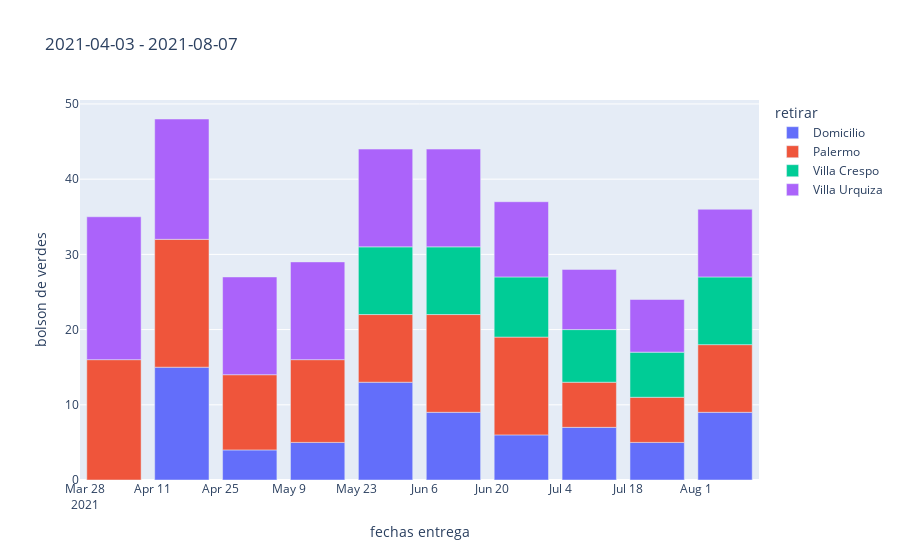

This figure's notebook cell:
### Code cell
fecha_inicial = '2021-04-03'
fecha_final = '2021-08-07'
producto = 'bolson de verdes'

graficar_producto_por_fecha_inicial_final(df, producto, fecha_inicial, fecha_final)

### Figure 1 — Plotly figure (JSON) as saved in the notebook; plotly's stock layout.template omitted (floating-point values rounded to 4 significant figures)
{"data": [{"alignmentgroup": "True", "hovertemplate": "retirar=Domicilio<br>fechas entrega=%{x}<br>bolson de verdes=%{y}<extra></extra>", "legendgroup": "Domicilio", "marker": {"color": "#636efa", "pattern": {"shape": ""}}, "name": "Domicilio", "offsetgroup": "Domicilio", "orientation": "v", "showlegend": true, "textposition": "auto", "type": "bar", "x": ["2021-04-17T00:00:00", "2021-05-01T00:00:00", "2021-05-15T00:00:00", "2021-05-29T00:00:00", "2021-06-12T00:00:00", "2021-06-26T00:00:00", "2021-07-10T00:00:00", "2021-07-24T00:00:00", "2021-08-07T00:00:00"], "xaxis": "x", "y": [15, 4, 5, 13, 9, 6, 7, 5, 9], "yaxis": "y"}, {"alignmentgroup": "True", "hovertemplate": "retirar=Palermo<br>fechas entrega=%{x}<br>bolson de verdes=%{y}<extra></extra>", "legendgroup": "Palermo", "marker": {"color": "#EF553B", "pattern": {"shape": ""}}, "name": "Palermo", "offsetgroup": "Palermo", "orientation": "v", "showlegend": true, "textposition": "auto", "type": "bar", "x": ["2021-04-03T00:00:00", "2021-04-17T00:00:00", "2021-05-01T00:00:00", "2021-05-15T00:00:00", "2021-05-29T00:00:00", "2021-06-12T00:00:00", "2021-06-26T00:00:00", "2021-07-10T00:00:00", "2021-07-24T00:00:00", "2021-08-07T00:00:00"], "xaxis": "x", "y": [16, 17, 10, 11, 9, 13, 13, 6, 6, 9], "yaxis": "y"}, {"alignmentgroup": "True", "hovertemplate": "retirar=Villa Crespo<br>fechas entrega=%{x}<br>bolson de verdes=%{y}<extra></extra>", "legendgroup": "Villa Crespo", "marker": {"color": "#00cc96", "pattern": {"shape": ""}}, "name": "Villa Crespo", "offsetgroup": "Villa Crespo", "orientation": "v", "showlegend": true, "textposition": "auto", "type": "bar", "x": ["2021-05-29T00:00:00", "2021-06-12T00:00:00", "2021-06-26T00:00:00", "2021-07-10T00:00:00", "2021-07-24T00:00:00", "2021-08-07T00:00:00"], "xaxis": "x", "y": [9, 9, 8, 7, 6, 9], "yaxis": "y"}, {"alignmentgroup": "True", "hovertemplate": "retirar=Villa Urquiza<br>fechas entrega=%{x}<br>bolson de verdes=%{y}<extra></extra>", "legendgroup": "Villa Urquiza", "marker": {"color": "#ab63fa", "pattern": {"shape": ""}}, "name": "Villa Urquiza", "offsetgroup": "Villa Urquiza", "orientation": "v", "showlegend": true, "textposition": "auto", "type": "bar", "x": ["2021-04-03T00:00:00", "2021-04-17T00:00:00", "2021-05-01T00:00:00", "2021-05-15T00:00:00", "2021-05-29T00:00:00", "2021-06-12T00:00:00", "2021-06-26T00:00:00", "2021-07-10T00:00:00", "2021-07-24T00:00:00", "2021-08-07T00:00:00"], "xaxis": "x", "y": [19, 16, 13, 13, 13, 13, 10, 8, 7, 9], "yaxis": "y"}], "layout": {"barmode": "relative", "legend": {"title": {"text": "retirar"}, "tracegroupgap": 0}, "title": {"text": "2021-04-03 - 2021-08-07"}, "xaxis": {"anchor": "y", "domain": [0, 1], "title": {"text": "fechas entrega"}}, "yaxis": {"anchor": "x", "domain": [0, 1], "title": {"text": "bolson de verdes"}}}}
